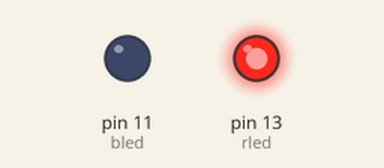
This sketch was run on a simulated Arduino Uno, built with avr-gcc and run on an emulated ATmega328P. On the bench: output pins drawn as LEDs (lit = HIGH).

Above: at 0.5 s.
At 2.5 s:
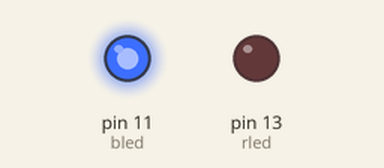
At 3.5 s:
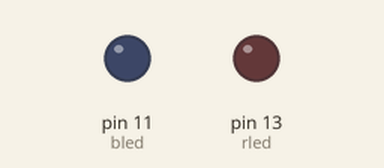
Timing chart, 0 to 5.2 s (numbered marks = the images above):
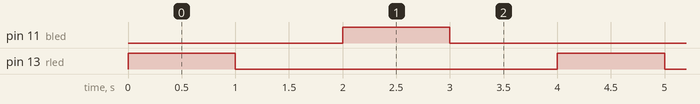

The sketch:

BLINK.ino
```cpp
int rled=13;
int bled=11;
void setup() {

pinMode(rled,OUTPUT);
pinMode(bled,OUTPUT);
}

void loop() {
digitalWrite(rled,HIGH);
delay(1000);
digitalWrite(rled,LOW);
delay(1000);
digitalWrite(bled,HIGH);
delay(1000);
digitalWrite(bled,LOW);
delay(1000);
}
```

Measured:
- by itself, pin 11 (bled), pin 13 (rled): alternates HIGH for 1.0 s and LOW for 3.0 s
- by itself, everything shown: repeats every 4.0 s, in 4 steps
